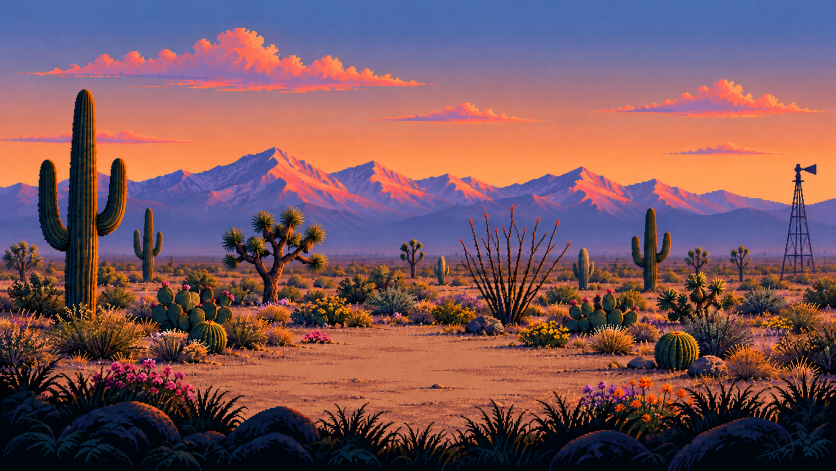
#> input picture prototypes/desert/master.png, 1672 x 941 px (shown at 1/2 size)
$ python prep.py
#> lines starting #> are read from the running program, lines starting #| are printed output that depends on the picture; after the words box and inside, x2 and y2 are one past the last pixel; in counts of white or black regions, pixels touching at a corner belong together
"""Step 1 of the desert test: prepare the layers from master.png and clean.png (run in this folder: python prep.py).
   The clean picture already lines up with the master pixel for pixel, so it only needs its colours matched.
   Writes layers/*.png (committed) and amp.npy (git-ignored):
     base.png      the still picture: the master, with the clean background (colour-matched to the master's shadow tones) behind
                   everything that moves, and an in-painted ground behind the midground clumps (the clean picture still has those)
     clouds/N.png  each cloud, cut from the master                  front.png  the saguaro, windmill and peaks, drawn over the clouds
     ocotillo.png  the ocotillo                                      fg.png     the foreground band: grass tufts, agaves and flowers
     mid.png       the midground flower clumps and bunchgrass        rocks: the master's dark rocks stay in base.png, still
   amp.npz holds each moving pixel's class (for how much it sways) and its anchor."""
import os, json, numpy as np
from PIL import Image
from scipy import ndimage as nd

M = np.asarray(Image.open('master.png').convert('RGB')).astype(np.float32)
C = np.asarray(Image.open('clean.png').convert('RGB')).astype(np.float32)
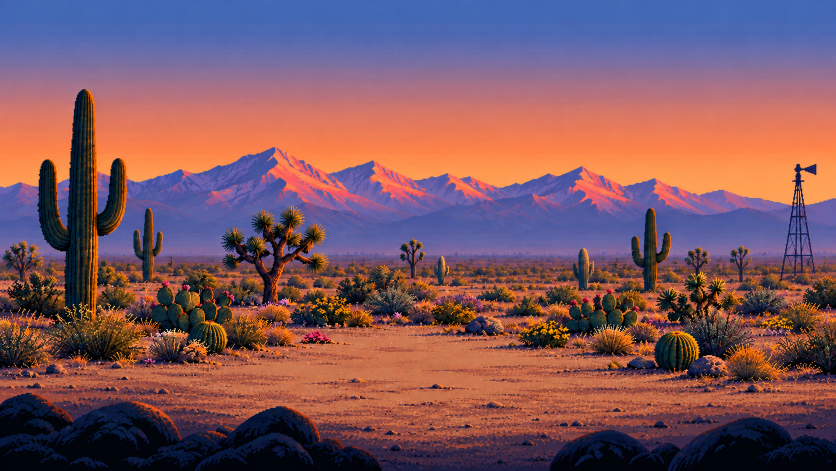
#> input picture prototypes/desert/clean.png, 1672 x 941 px (shown at 1/2 size)
H, W = M.shape[:2]; rows = np.arange(H)[:, None]; cols = np.arange(W)[None, :]
#> after `H, W = M.shape[:2]`: H = 941; W = 1672
#> after `rows = np.arange(H)[:, None]`: rows = 941 values from 0 to 940
lum = lambda a: a @ np.array([.299, .587, .114], np.float32)
Ml, Cl = lum(M), lum(C); r, g, b = M[..., 0], M[..., 1], M[..., 2]
Cs = np.stack([nd.gaussian_filter(C[..., c], 1.2) for c in range(3)], -1)
d = np.sqrt(((M - Cs) ** 2).sum(-1))                                   # how much the master differs from the clean picture
os.makedirs('layers/clouds', exist_ok=True); os.makedirs('shots', exist_ok=True)
def keep_big(m, n): l, k = nd.label(m); s = nd.sum(m, l, range(k + 1)); return np.isin(l, [i for i in range(1, k + 1) if s[i] >= n])

# ---------- a smooth model of the sky, from the clean picture (which has no clouds) ----------
skyL = np.median(Cl[:, 300:1500], 1)                                   # the sky's brightness, row by row
#> skyL = 941 values, max 174.6 at index 347, min 3.31 at index 939, mean 105.6
rc, gc, bc = C[..., 0], C[..., 1], C[..., 2]
looks_sky = (rows < 360) & (Cl > skyL[:, None] - 22) & ~((rows >= 280) & ~((rc > gc + 25) & (gc > bc - 8)))
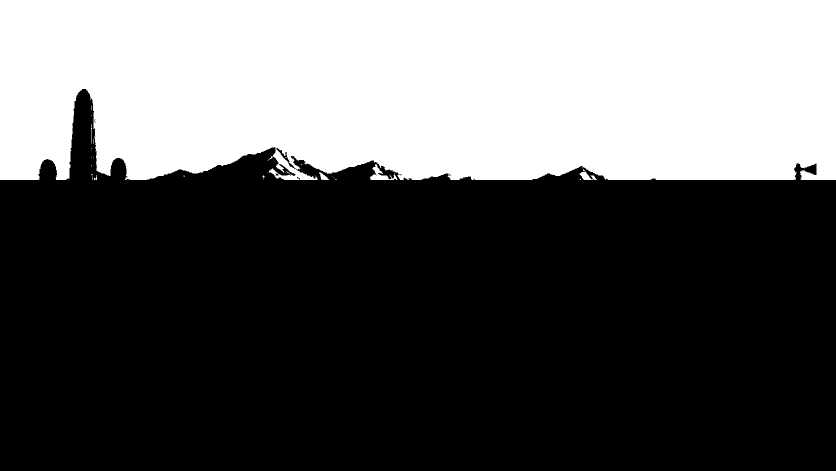
#> looks_sky: shape (941, 1672) bool (shown at 1/2 size); 36.6% white; 33 white regions (27 under 20 px), largest, box (x1, y1, x2, y2) and area: (0, 0, 1672, 360) 575084, (740, 328, 795, 360) 618, (1159, 343, 1193, 360) 295, (638, 345, 659, 360) 150, (182, 248, 184, 287) 41, (191, 351, 194, 360) 20
SKY = np.empty_like(C)
for c in range(3):
    w = nd.gaussian_filter(looks_sky.astype(np.float32), 12); v = nd.gaussian_filter(np.where(looks_sky, C[..., c], 0), 12)
    w2 = nd.gaussian_filter(looks_sky.astype(np.float32), 40); v2 = nd.gaussian_filter(np.where(looks_sky, C[..., c], 0), 40)
    SKY[..., c] = np.where(w > .05, v / np.maximum(w, 1e-4), v2 / np.maximum(w2, 1e-4))

# ---------- in front of the clouds: everything in the clean picture that isn't sky (the saguaros with their lit edges, the windmill, the peaks) ----------
mtn_lit = (rows > 270) & (rows < 480) & (r > 200) & (g < r * .48) & (b > 60)            # the pink-lit faces (a touch pinker than the sky)
#> mtn_lit: shape (941, 1672) bool; 0.93% white; 155 white regions (121 under 20 px), largest, box (x1, y1, x2, y2) and area: (546, 328, 738, 406) 3093, (1146, 339, 1262, 417) 2652, (749, 324, 852, 398) 2298
front = (rows < 360) & (np.sqrt(((C - SKY) ** 2).sum(-1)) > 20)
#> front: shape (941, 1672) bool; 1.8% white; 21 white regions (10 under 20 px), largest, box (x1, y1, x2, y2) and area: (130, 177, 261, 360) 10187, (294, 294, 568, 360) 7624, (581, 311, 824, 360) 4625
front = nd.binary_closing(front, iterations=1); front = keep_big(front, 60)
#> after `front = nd.binary_closing(front, iterations=1)`: front: shape (941, 1672) bool; 1.8% white; 16 white regions (7 under 20 px), largest, box (x1, y1, x2, y2) and area: (130, 177, 261, 360) 10211, (294, 294, 590, 360) 8060, (581, 311, 824, 360) 4670
#> in keep_big, `l, k = nd.label(m)`: l: shape (941, 1672) int32; 25 distinct labels, from 0 to 24
#> in keep_big, `l, k = nd.label(m)`: k = 24
#> in keep_big, `s = nd.sum(m, l, range(k + 1))`: s = 25 values, max 10211 at index 1, min 0 at index 0, mean 1110.4
#> in keep_big, `return np.isin(l, [i for i in range(1, k + 1) if s[i] >= n])`: returned value: shape (941, 1672) bool; 1.8% white; 8 white regions, largest, box (x1, y1, x2, y2) and area: (130, 177, 261, 360) 10211, (294, 294, 590, 360) 8054, (581, 311, 824, 360) 4668
front = nd.binary_dilation(front, iterations=1) & (rows < 360)          # a pixel of margin, so no cloud colour shows at an edge
#> front: shape (941, 1672) bool; 1.9% white; 8 white regions, largest, box (x1, y1, x2, y2) and area: (129, 176, 262, 360) 10696, (293, 293, 591, 360) 8608, (580, 310, 825, 360) 5122

# ---------- clouds: bright shapes in the master's sky that the clean sky lacks, never on anything in front ----------
cloud = (d > 26) & (rows < 325) & (Ml > Cl + 6) & ~front
#> cloud: shape (941, 1672) bool; 2.6% white; 209 white regions (164 under 20 px), largest, box (x1, y1, x2, y2) and area: (54, 55, 853, 186) 32232, (1394, 159, 1639, 224) 4308, (917, 205, 996, 234) 800
cloud = nd.binary_closing(cloud, iterations=2); cloud = nd.binary_fill_holes(cloud) & ~front
#> after `cloud = nd.binary_closing(cloud, iterations=2)`: cloud: shape (941, 1672) bool; 2.8% white; 123 white regions (85 under 20 px), largest, box (x1, y1, x2, y2) and area: (54, 52, 853, 186) 34641, (1394, 159, 1639, 224) 4598, (913, 205, 996, 234) 855
#> after `cloud = nd.binary_fill_holes(cloud) & ~front`: cloud: shape (941, 1672) bool; 2.8% white; 123 white regions (85 under 20 px), largest, box (x1, y1, x2, y2) and area: (54, 52, 853, 186) 34961, (1394, 159, 1639, 224) 4741, (913, 205, 996, 234) 855
cloud |= nd.binary_dilation(cloud, iterations=2) & (d > 12) & (rows < 330) & ~front   # their soft edge pixels
#> cloud: shape (941, 1672) bool; 3.4% white; 122 white regions (84 under 20 px), largest, box (x1, y1, x2, y2) and area: (52, 45, 853, 187) 39873, (1394, 158, 1639, 226) 5505, (911, 204, 1080, 244) 1681
cloud = keep_big(cloud, 120)
#> in keep_big (call 2), `l, k = nd.label(m)`: l: shape (941, 1672) int32; 211 distinct labels, from 0 to 210
#> in keep_big (call 2), `return np.isin(l, [i for i in range(1, k + 1) if s[i] >= n])`: returned value: shape (941, 1672) bool; 3.2% white; 17 white regions, largest, box (x1, y1, x2, y2) and area: (52, 45, 853, 187) 39671, (1394, 158, 1639, 226) 5502, (911, 204, 1080, 244) 1680
# ---------- the ocotillo: the master's thin stems the clean picture doesn't have ----------
oco = (d > 30) & (cols > 900) & (cols < 1160) & (rows > 390) & (rows < 665)
#> oco: shape (941, 1672) bool; 1.3% white; 378 white regions (349 under 20 px), largest, box (x1, y1, x2, y2) and area: (913, 408, 1143, 664) 17170, (1039, 627, 1141, 665) 967, (1093, 601, 1139, 623) 312
oco = nd.binary_closing(oco, iterations=1); oco |= nd.binary_dilation(oco, iterations=1) & (d > 16) & (cols > 900) & (cols < 1160) & (rows > 390) & (rows < 665)
#> after `oco = nd.binary_closing(oco, iterations=1)`: oco: shape (941, 1672) bool; 1.5% white; 192 white regions (169 under 20 px), largest, box (x1, y1, x2, y2) and area: (901, 408, 1143, 665) 21817, (901, 641, 923, 655) 155, (1135, 610, 1151, 641) 140
#> after `oco |= nd.binary_dilation(oco, iterations=1) & (d > 16) & (cols > 900)`: oco: shape (941, 1672) bool; 1.8% white; 125 white regions (99 under 20 px), largest, box (x1, y1, x2, y2) and area: (901, 407, 1160, 665) 25459, (901, 640, 928, 665) 283, (1141, 561, 1160, 584) 171
oco = keep_big(oco, 400)
#> call 3 of keep_big, with n = 400
#> in keep_big (call 3), `l, k = nd.label(m)`:
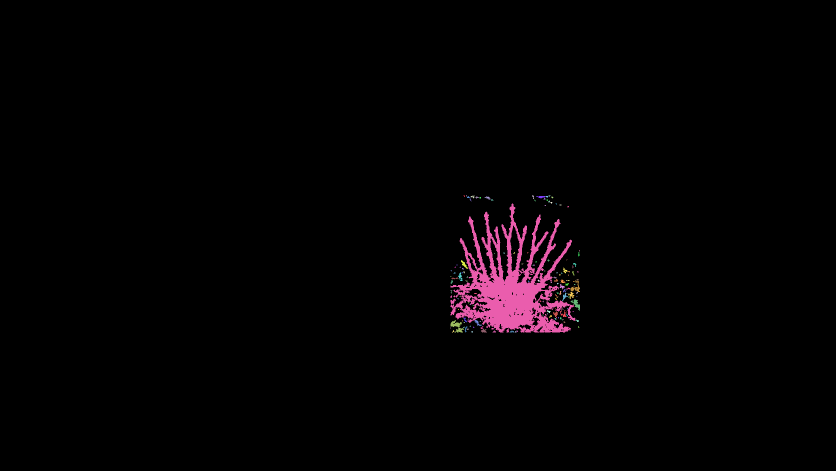
#> l: shape (941, 1672) int32 (shown at 1/2 size); 147 distinct labels, from 0 to 146; one colour per label, 0 black
#> in keep_big (call 3), `l, k = nd.label(m)`: k = 146
#> in keep_big (call 3), `s = nd.sum(m, l, range(k + 1))`: s = 147 values, max 25071 at index 20, min 0 at index 0, mean 187.8
#> in keep_big (call 3), `return np.isin(l, [i for i in range(1, k + 1) if s[i] >= n])`: returned value: shape (941, 1672) bool; 1.6% white; 1 white region, box (x1, y1, x2, y2) and area: (901, 407, 1151, 665) 25071
oy, ox = np.where(oco); OCO_BASE = (int(np.median(ox[oy > oy.max() - 12])), int(oy.max())); OCO_TOP = int(oy.min())
#> after `OCO_BASE = (int(np.median(ox[oy > oy.max() - 12])), int(oy.max()))`: OCO_BASE = (1074, 664)
#> after `OCO_TOP = int(oy.min())`: OCO_TOP = 407

# ---------- the foreground band: grass tufts, agaves and flowers (the clean picture lacks them); its dark rocks stay still ----------
FY0 = 690
# the clean picture's lighter foreground band, brought to the master's tones locally (ignoring what differs), then compared again
Cm = C.copy(); ign = np.zeros((H, W), bool)
for it in range(3):
    ok_ = ~ign
    for c in range(3):
        w = ok_.astype(np.float32); s_ = 14
        mm = nd.gaussian_filter(np.where(ok_, M[..., c], 0), s_) / np.maximum(nd.gaussian_filter(w, s_), 1e-3)
        cc = nd.gaussian_filter(np.where(ok_, C[..., c], 0), s_) / np.maximum(nd.gaussian_filter(w, s_), 1e-3)
        Cm[..., c] = C[..., c] - cc + mm
    dm = np.sqrt(((M - np.stack([nd.gaussian_filter(Cm[..., c], 1.) for c in range(3)], -1)) ** 2).sum(-1))
    ign = nd.binary_dilation(dm > 30, iterations=2)
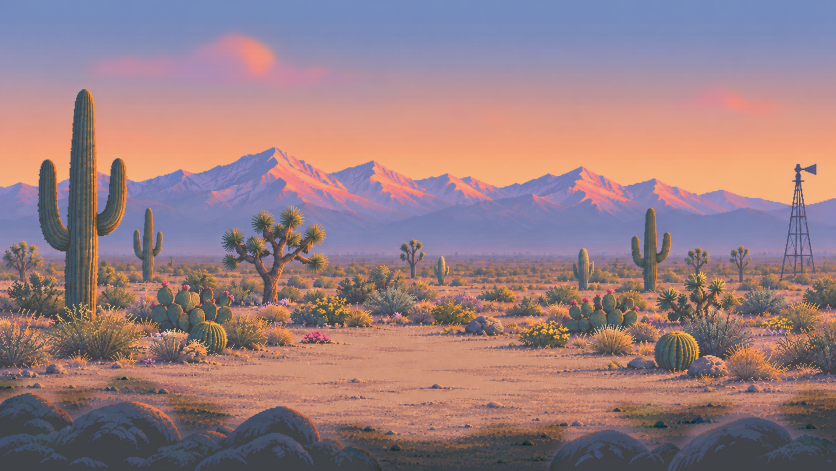
#> Cm: shape (941, 1672, 3) float32 (shown at 1/2 size); mean R, G, B 125.1, 87.1, 93.4; drawn with min black and max white
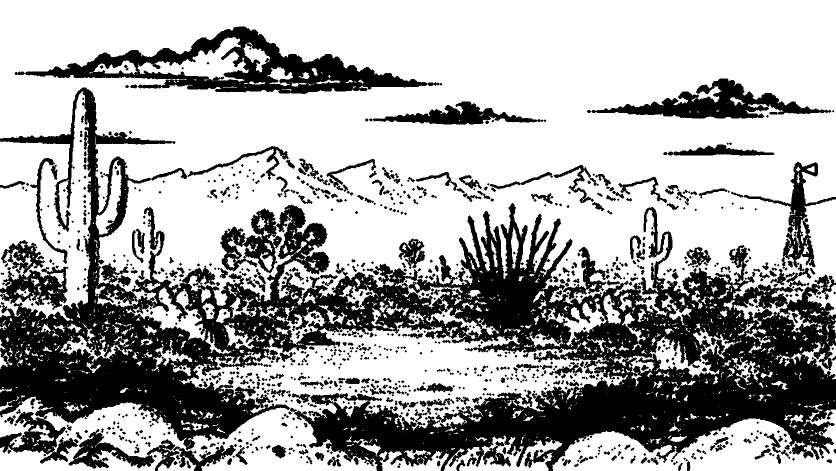
#> ok_: shape (941, 1672) bool (shown at 1/2 size); 66.1% white; 988 black regions (428 under 20 px), largest, box (x1, y1, x2, y2) and area: (0, 175, 1672, 941) 382035, (29, 53, 885, 188) 34719, (1183, 157, 1663, 237) 14054
fgm = (dm > 30) & (rows > FY0)
#> fgm: shape (941, 1672) bool; 8.8% white; 2910 white regions (2674 under 20 px), largest, box (x1, y1, x2, y2) and area: (623, 700, 1672, 941) 70715, (0, 697, 523, 880) 37776, (139, 887, 256, 935) 1504
fgm = nd.binary_closing(fgm, iterations=1)
#> fgm: shape (941, 1672) bool; 9.7% white; 1879 white regions (1687 under 20 px), largest, box (x1, y1, x2, y2) and area: (620, 691, 1671, 940) 81931, (1, 691, 578, 880) 45038, (139, 887, 256, 935) 1561
lab, n = nd.label(fgm); sz = nd.sum(fgm, lab, range(n + 1)); touch = set(np.unique(lab[H - 3:, :]).tolist())
#> after `lab, n = nd.label(fgm)`:
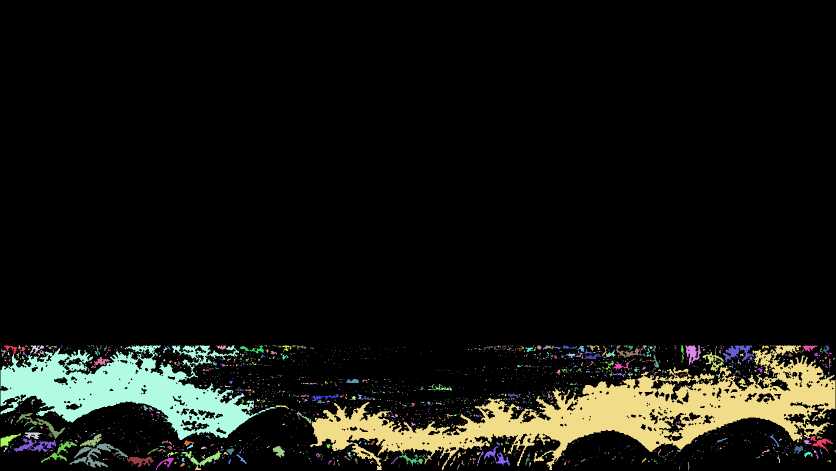
#> lab: shape (941, 1672) int32 (shown at 1/2 size); 2373 distinct labels, from 0 to 2372; one colour per label, 0 black
#> after `lab, n = nd.label(fgm)`: n = 2372
#> after `sz = nd.sum(fgm, lab, range(n + 1))`: sz = 2373 values, max 80759 at index 86, min 0 at index 0, mean 64.15
#> after `touch = set(np.unique(lab[H - 3:, :]).tolist())`: touch = 8 items
fgm = np.isin(lab, [i for i in range(1, n + 1) if i in touch or sz[i] > 120])
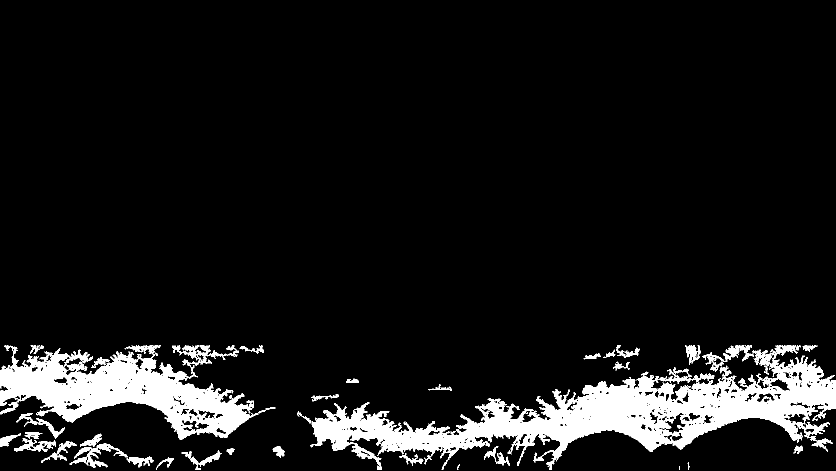
#> fgm: shape (941, 1672) bool (shown at 1/2 size); 8.8% white; 36 white regions (1 under 20 px), largest, box (x1, y1, x2, y2) and area: (620, 691, 1671, 940) 81650, (1, 691, 551, 880) 44686, (139, 887, 256, 935) 1561
fgm |= nd.binary_dilation(fgm, iterations=1) & (dm > 16) & (rows > FY0)      # their soft lit edges
rockpx = (Cl < 70) & (rows > 740) & ~fgm                                      # the rocks are in both pictures: they stay in the still layer
flower = fgm & ((((r > 150) & (b > g + 10) & (g < r * .55))) | ((r > 200) & (b < 40)) | ((b > r) & (b > 130)) | ((r > 200) & (g > 165) & (b < 120)))
flower = nd.binary_dilation(flower, iterations=1) & fgm
agave = fgm & (g > r + 2) & ~flower                                  # teal rosettes: barely move                    # broad teal rosettes: barely move
klass = np.zeros((H, W), np.uint8)                                     # 1 grass tuft, 2 agave, 3 flower, 4 ocotillo, 5 midground
klass[fgm] = 1; klass[agave] = 2; klass[flower & fgm] = 3; klass[oco] = 4

# ---------- the midground: flower clumps and bunchgrass (in both pictures, so ground is painted in behind them) ----------
band = (rows > 540) & (rows < 748) & ~oco & (klass == 0)
straw = band & (r > 140) & (g > 80) & (b < 50) & (r > g + 40)                       # golden bunchgrass (the sand has more blue in it)
bloom = band & (((r > 150) & (b > g + 10) & (g < r * .55)) | ((r > 200) & (g > 165) & (b < 120)) | ((b > r) & (b > 140)))
mid = nd.binary_dilation(straw | bloom, iterations=1) & band & (Ml > 50) & ((M - M.mean(-1, keepdims=True)).std(-1) > 18)
cact = (g > r - 5) & (g > b) & (Ml < 110) & band                       # keep cactus pads (and the flowers sitting on them) still
mid &= ~nd.binary_dilation(keep_big(nd.binary_opening(cact, iterations=2), 300), iterations=2)
mid = keep_big(mid, 6)
klass[mid] = 5

# the foreground flower clumps whole: any flower-coloured pixel the master has there (and the clean picture lacks) sways with the clump
for x0, y0, x1, y1 in ((170, 690, 420, 830), (1130, 720, 1420, 840)):
    box = np.zeros((H, W), bool); box[y0:y1, x0:x1] = True
    fl = box & (d > 20) & ((((r > 140) & (b > g + 15) & (g < r * .5))) | ((r > 190) & (g > 50) & (g < 160) & (b < 70)) | ((b > r * .7) & (b > 100) & (g < b * .78)))
    fl = nd.binary_dilation(fl, iterations=1) & box & (d > 14)
    klass[fl & (klass != 4)] = 3
moving = klass > 0
# ---------- the still picture ----------
match = ~nd.binary_dilation(moving | cloud, iterations=3)
Cm = C.copy()
for c in range(3):                                                     # the clean picture in the master's own (darker) tones, locally
    w = match.astype(np.float32); s = 30
#> (the run stopped early here; a loop or call above may not have finished)
